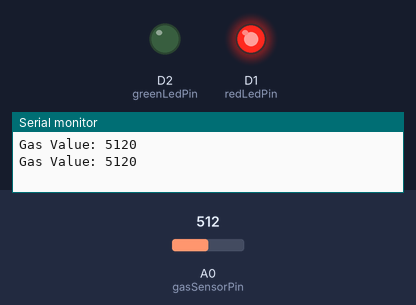
Bench run of a sketch on a simulated ESP8266 (NodeMCU). Shown: output pins drawn as LEDs (lit = HIGH), the last lines printed to the serial monitor. Inputs (shaded band) come from the test bench; at power-on: A0 (gasSensorPin) = 512.

Above: at 1.8 s.
1.9 s: A0 (gasSensorPin) set to 218
3.4 s: A0 (gasSensorPin) set to 184
At 5.2 s:
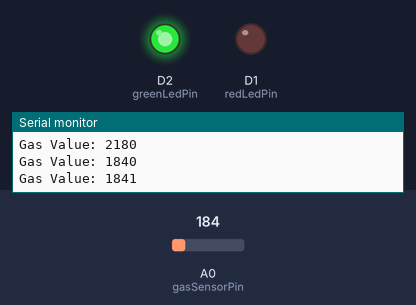
5.5 s: A0 (gasSensorPin) set to 210
At 6.7 s:
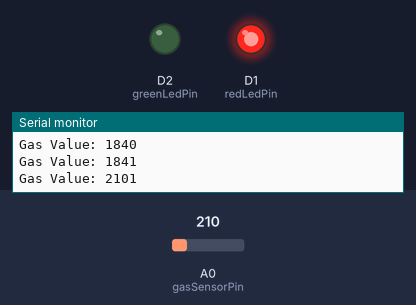
7.5 s: A0 (gasSensorPin) set to 190
At 8.3 s:
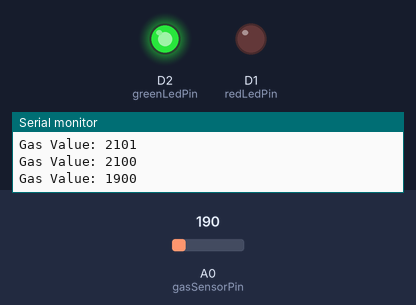
Timing chart, 0 to 10.5 s (numbered marks = the images above; inputs shaded):
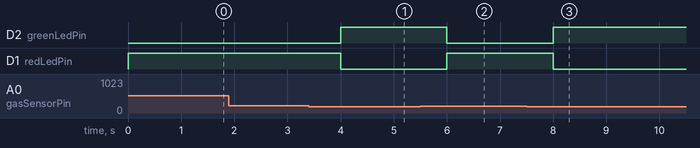

The sketch:

Code_Project.ino
```cpp
#include <Wire.h>

// Gas sensor analog pin
const int gasSensorPin = A0;

// LED pins
const int redLedPin = D1;
const int greenLedPin = D2;

void setup() {
  // Initialize serial communication
  Serial.begin(9600);

  // Set LED pins as output
  pinMode(greenLedPin, OUTPUT);
  pinMode(redLedPin, OUTPUT);
  pinMode(gasSensorPin, INPUT);

  // Turn off LEDs initially
  digitalWrite(greenLedPin, LOW);
  digitalWrite(redLedPin, LOW);
}

void loop() {
  // Read gas sensor value
  int gasValue = analogRead(gasSensorPin);
  // Print gas value to serial monitor
  Serial.print("Gas Value: ");
  Serial.print(gasValue);
  int pinState = digitalRead(greenLedPin);
  Serial.println(pinState);

  // Check gas value and take appropriate action
  if (gasValue > 200) {
    // Gas detected
    digitalWrite(redLedPin, HIGH);
    digitalWrite(greenLedPin, LOW);
  } else {
    // Gas not detected
    digitalWrite(redLedPin, LOW);
    digitalWrite(greenLedPin, HIGH);
  }


  // Wait for 1 second before reading again
  delay(1000);
}
```

Measured:
- the behaviour switches between 201 and 200 on A0 (gasSensorPin) (found by bisection; images 0 and 1)
- after the input at 3.4 s, D2 (greenLedPin): LOW → HIGH after 0.60 s; D1 (redLedPin): HIGH → LOW after 0.60 s
- after the input at 5.5 s, D2 (greenLedPin): HIGH → LOW after 0.50 s; D1 (redLedPin): LOW → HIGH after 0.50 s
- after the input at 7.5 s, D2 (greenLedPin): LOW → HIGH after 0.50 s; D1 (redLedPin): HIGH → LOW after 0.50 s
